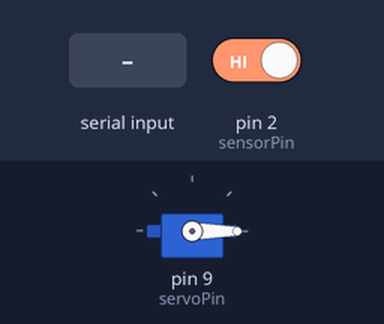
The sketch below on a simulated Arduino Uno, built with avr-gcc and run on an emulated ATmega328P. On the bench: servo. The inputs (shaded band) are chosen by the test bench; at power-on: pin 2 (sensorPin) HIGH. What the sketch prints to the serial monitor is not drawn.

Above: at 1.2 s.
1.3 s: "R" received over Serial
At 1.47 s:
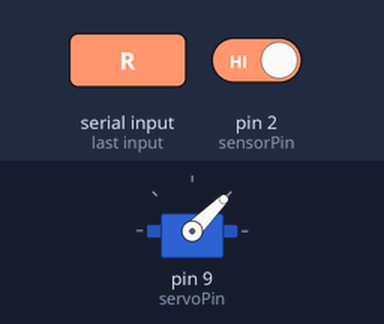
3.1 s: pin 2 (sensorPin) driven LOW
4.6 s: "S" received over Serial
6.1 s: "E" received over Serial
Timing chart, 0 to 8.6 s (numbered marks = the images above; inputs shaded):
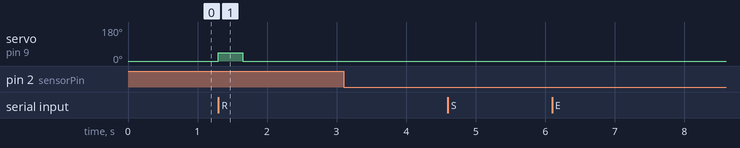

Measured:
- after the input at 1.3 s, servo on pin 9 (servoPin): 0° → 45° at once, → 0° 0.35 s later
- after the input at 3.1 s, every drawn part: stays the same
- after the input at 4.6 s, every drawn part: stays the same
- after the input at 6.1 s, every drawn part: stays the same

The sketch:

Arduino_Firmware.ino
```cpp
#include <Servo.h>

const int sensorPin = 2; // TCRT5000 D0 pini
const int servoPin = 9;  // SG90 Turuncu/Sarı sinyal pini

volatile bool kapsulAlgilandiBayrak = false;
bool sistemAktif = true;
Servo ayiriciMotor;

void setup() {
  // Qt arayüzü ile tam uyum için 9600 baud rate
  Serial.begin(9600);
  pinMode(sensorPin, INPUT);

  // Servo motoru başlat ve 0 (başlangıç) konumuna getir
  ayiriciMotor.attach(servoPin);
  ayiriciMotor.write(0);

  // Kesme (Interrupt) ile sensör takibi
  attachInterrupt(digitalPinToInterrupt(sensorPin), kapsulGordu, FALLING);

  Serial.println("SISTEM_BASLATILDI");
}

void loop() {
  // 1. Bilgisayardan (Qt Arayüzünden) gelen komutları dinle
  if (Serial.available() > 0) {
    char cmd = Serial.read();

    if (cmd == 'S') {
      // Başlat
      sistemAktif = true;
      Serial.println("DURUM: SISTEM_AKTIF");
    }
    else if (cmd == 'E') {
      // Acil Durdurma
      sistemAktif = false;
      ayiriciMotor.write(0);
      Serial.println("DURUM: ACIL_DURDURULDU");
    }
    else if (cmd == 'C') {
      // Kalibrasyon
      ayiriciMotor.write(0);
      Serial.println("DURUM: KALIBRE_EDILDI");
    }
    else if (cmd == 'G') {
      // Sağlam kapsül (Kabul - 0 derece)
      ayiriciMotor.write(0);
      Serial.println("KABUL");
    }
    else if (cmd == 'R') {
      // Hatalı kapsül (Red - 45 dereceye çevirip geri dön)
      ayiriciMotor.write(45);
      delay(350); // Servo hareket süresi
      ayiriciMotor.write(0); // Eski pozisyona dön
      Serial.println("RED");
    }
  }

  // 2. Sensör kapsül gördüğünde bilgisayara haber ver
  if (kapsulAlgilandiBayrak) {
    if (sistemAktif) {
      Serial.println("KAPSUL_GELDI");
    }
    kapsulAlgilandiBayrak = false;
    delay(200); // Çift okumayı engellemek için kısa bir koruma gecikmesi
  }
}

void kapsulGordu() {
  kapsulAlgilandiBayrak = true;
}
```
